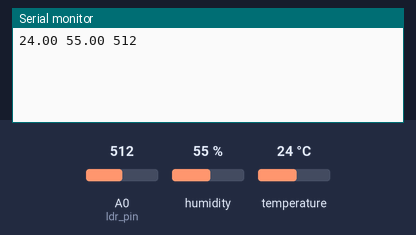
A sketch run on a simulated Arduino Uno, built with avr-gcc and run on an emulated ATmega328P. On the bench: the last lines printed to the serial monitor. Wiring (inferred from the names in the program): DHT11 sensor: data A1. Inputs (shaded band) come from the test bench; at power-on: humidity 55 %, A0 (ldr_pin) = 512, temperature 24 °C.

Above: at 2.2 s.
2.3 s: humidity set to 22 %
At 7.5 s:
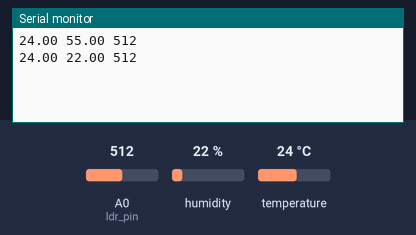
8.3 s: A0 (ldr_pin) set to 716
At 12.2 s:
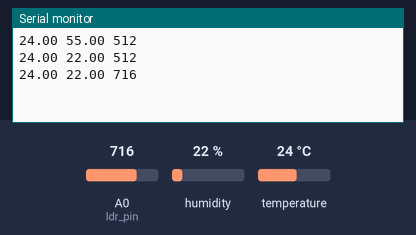
14.3 s: temperature set to 12 °C
At 17.0 s:
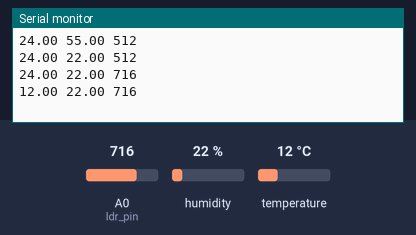
20.3 s: A0 (ldr_pin) set to 900
At 21.7 s:
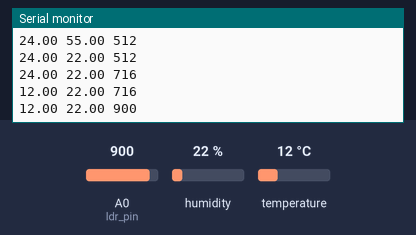
26.3 s: humidity set to 40 %
At 26.3 s:
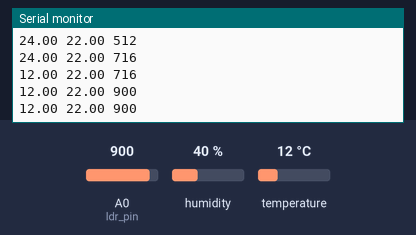
Timing chart, 0 to 29.3 s (numbered marks = the images above; inputs shaded):
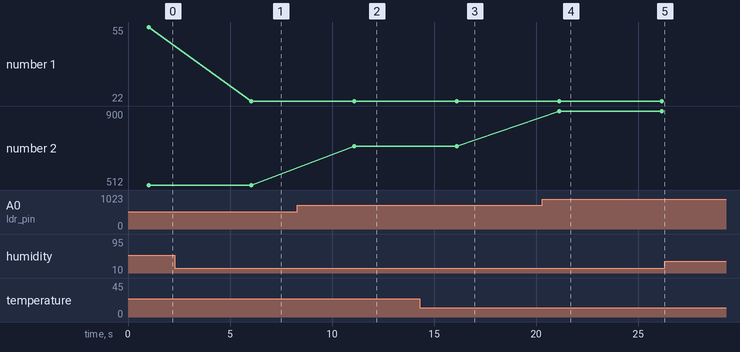

The sketch:

obj_4.ino
```cpp
#include "dht.h"

#define dht_apin A1
const int ldr_pin = A0;
dht DHT;

void setup(){
  Serial.begin(9600);
  pinMode(ldr_pin, INPUT);
  delay(1000);
}

void loop(){
    DHT.read11(dht_apin);
    int ldrStatus = analogRead(ldr_pin);
    Serial.print(DHT.temperature);
    Serial.print(" ");
    Serial.print(DHT.humidity);
    Serial.print(" ");
    Serial.println(ldrStatus);
    delay(5000);
}
```

dht.cpp
```cpp
//
//    FILE: dht22.cpp
// VERSION: 0.1.00
// PURPOSE: DHT22 Temperature & Humidity Sensor library for Arduino
//
// DATASHEET:
//
// HISTORY:
// 0.1.0 by Rob Tillaart (01/04/2011)
// inspired by DHT11 library
//

#include "dht.h"

#define TIMEOUT 10000

/////////////////////////////////////////////////////
//
// PUBLIC
//


// return values:
//  0 : OK
// -1 : checksum error
// -2 : timeout
int dht::read11(uint8_t pin)
{
	// READ VALUES
	int rv = read(pin);
	if (rv != 0) return rv;

	// CONVERT AND STORE
	humidity    = bits[0];  // bit[1] == 0;
	temperature = bits[2];  // bits[3] == 0;

	// TEST CHECKSUM
	uint8_t sum = bits[0] + bits[2]; // bits[1] && bits[3] both 0
	if (bits[4] != sum) return -1;

	return 0;
}

// return values:
//  0 : OK
// -1 : checksum error
// -2 : timeout
int dht::read22(uint8_t pin)
{
	// READ VALUES
	int rv = read(pin);
	if (rv != 0) return rv;

	// CONVERT AND STORE
	humidity    = word(bits[0], bits[1]) * 0.1;

	int sign = 1;
	if (bits[2] & 0x80) // negative temperature
	{
		bits[2] = bits[2] & 0x7F;
		sign = -1;
	}
	temperature = sign * word(bits[2], bits[3]) * 0.1;


	// TEST CHECKSUM
	uint8_t sum = bits[0] + bits[1] + bits[2] + bits[3];
	if (bits[4] != sum) return -1;

	return 0;
}

/////////////////////////////////////////////////////
//
// PRIVATE
//

// return values:
//  0 : OK
// -2 : timeout
int dht::read(uint8_t pin)
{
	// INIT BUFFERVAR TO RECEIVE DATA
	uint8_t cnt = 7;
	uint8_t idx = 0;

	// EMPTY BUFFER
	for (int i=0; i< 5; i++) bits[i] = 0;

	// REQUEST SAMPLE
	pinMode(pin, OUTPUT);
	digitalWrite(pin, LOW);
	delay(20);
	digitalWrite(pin, HIGH);
	delayMicroseconds(40);
	pinMode(pin, INPUT);

	// GET ACKNOWLEDGE or TIMEOUT
	unsigned int loopCnt = TIMEOUT;
	while(digitalRead(pin) == LOW)
		if (loopCnt-- == 0) return -2;

	loopCnt = TIMEOUT;
	while(digitalRead(pin) == HIGH)
		if (loopCnt-- == 0) return -2;

	// READ THE OUTPUT - 40 BITS => 5 BYTES
	for (int i=0; i<40; i++)
	{
		loopCnt = TIMEOUT;
		while(digitalRead(pin) == LOW)
			if (loopCnt-- == 0) return -2;

		unsigned long t = micros();

		loopCnt = TIMEOUT;
		while(digitalRead(pin) == HIGH)
			if (loopCnt-- == 0) return -2;

		if ((micros() - t) > 40) bits[idx] |= (1 << cnt);
		if (cnt == 0)   // next byte?
		{
			cnt = 7;
			idx++;
		}
		else cnt--;
	}

	return 0;
}
//
// END OF FILE
//
```

dht.h
```cpp
//
//    FILE: dht.h
// VERSION: 0.1.00
// PURPOSE: DHT Temperature & Humidity Sensor library for Arduino
//
//     URL: http://arduino.cc/playground/Main/DHTLib
//
// HISTORY:
// see dht.cpp file
//

#ifndef dht_h
#define dht_h

#if ARDUINO >= 100
 #include "Arduino.h"
#else
 #include "WProgram.h"
#endif

#define DHT_LIB_VERSION "0.1.00"

class dht
{
public:
	int read11(uint8_t pin);
    int read22(uint8_t pin);
	double humidity;
	double temperature;

private:
	uint8_t bits[5];  // buffer to receive data
	int read(uint8_t pin);
};
#endif
//
// END OF FILE
//
```

Measured:
- after the input at 2.3 s, the serial monitor: prints a new line after 3.7 s (image 1)
- after the input at 8.3 s, the serial monitor: prints a new line after 2.8 s (image 2)
- after the input at 14.3 s, the serial monitor: prints a new line after 1.8 s (image 3)
- after the input at 20.3 s, the serial monitor: prints a new line after 0.82 s (image 4)
- plotted number 1: 55 → 22 after the input at 2.3 s, 22 → 40 after the input at 26.3 s
- plotted number 2: 512 → 716 after the input at 8.3 s, 716 → 900 after the input at 20.3 s
